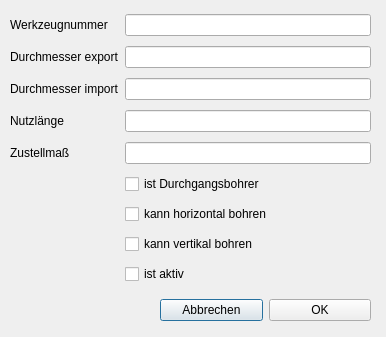
<?xml version="1.0" encoding="UTF-8"?>
<ui version="4.0">
 <class>Dialog_bohrer</class>
 <widget class="QDialog" name="Dialog_bohrer">
  <property name="geometry">
   <rect>
    <x>0</x>
    <y>0</y>
    <width>386</width>
    <height>337</height>
   </rect>
  </property>
  <property name="windowTitle">
   <string>Bohrer</string>
  </property>
  <property name="modal">
   <bool>true</bool>
  </property>
  <widget class="QWidget" name="layoutWidget">
   <property name="geometry">
    <rect>
     <x>10</x>
     <y>10</y>
     <width>361</width>
     <height>281</height>
    </rect>
   </property>
   <layout class="QGridLayout" name="gridLayout">
    <item row="6" column="1">
     <widget class="QCheckBox" name="checkBox_hori">
      <property name="text">
       <string>kann horizontal bohren</string>
      </property>
     </widget>
    </item>
    <item row="3" column="0">
     <widget class="QLabel" name="label_nutzlaenge">
      <property name="text">
       <string>&lt;html&gt;&lt;head/&gt;&lt;body&gt;&lt;p&gt;Nutzlänge&lt;/p&gt;&lt;/body&gt;&lt;/html&gt;</string>
      </property>
     </widget>
    </item>
    <item row="1" column="1">
     <widget class="QLineEdit" name="lineEdit_dm_real"/>
    </item>
    <item row="4" column="1">
     <widget class="QLineEdit" name="lineEdit_zustmass"/>
    </item>
    <item row="5" column="1">
     <widget class="QCheckBox" name="checkBox_istdubo">
      <property name="text">
       <string>ist Durchgangsbohrer</string>
      </property>
     </widget>
    </item>
    <item row="0" column="0">
     <widget class="QLabel" name="label_nr">
      <property name="text">
       <string>Werkzeugnummer</string>
      </property>
     </widget>
    </item>
    <item row="4" column="0">
     <widget class="QLabel" name="label_zustmass">
      <property name="text">
       <string>Zustellmaß</string>
      </property>
     </widget>
    </item>
    <item row="8" column="1">
     <widget class="QCheckBox" name="checkBox_ist_aktiv">
      <property name="text">
       <string>ist aktiv</string>
      </property>
     </widget>
    </item>
    <item row="2" column="0">
     <widget class="QLabel" name="label_dm_cad">
      <property name="text">
       <string>Durchmesser import</string>
      </property>
     </widget>
    </item>
    <item row="1" column="0">
     <widget class="QLabel" name="label_dm_real">
      <property name="text">
       <string>Durchmesser export</string>
      </property>
     </widget>
    </item>
    <item row="0" column="1">
     <widget class="QLineEdit" name="lineEdit_nr"/>
    </item>
    <item row="3" column="1">
     <widget class="QLineEdit" name="lineEdit_nutzlaenge"/>
    </item>
    <item row="2" column="1">
     <widget class="QLineEdit" name="lineEdit_dm_cad"/>
    </item>
    <item row="7" column="1">
     <widget class="QCheckBox" name="checkBox_verti">
      <property name="text">
       <string>kann vertikal bohren</string>
      </property>
     </widget>
    </item>
   </layout>
  </widget>
  <widget class="QWidget" name="layoutWidget">
   <property name="geometry">
    <rect>
     <x>160</x>
     <y>290</y>
     <width>211</width>
     <height>41</height>
    </rect>
   </property>
   <layout class="QHBoxLayout" name="horizontalLayout">
    <item>
     <widget class="QPushButton" name="pushButton_abbrechen">
      <property name="text">
       <string>Abbrechen</string>
      </property>
     </widget>
    </item>
    <item>
     <widget class="QPushButton" name="pushButton_ok">
      <property name="text">
       <string>OK</string>
      </property>
     </widget>
    </item>
   </layout>
  </widget>
 </widget>
 <tabstops>
  <tabstop>pushButton_ok</tabstop>
  <tabstop>lineEdit_nr</tabstop>
  <tabstop>lineEdit_dm_real</tabstop>
  <tabstop>lineEdit_dm_cad</tabstop>
  <tabstop>lineEdit_nutzlaenge</tabstop>
  <tabstop>lineEdit_zustmass</tabstop>
  <tabstop>pushButton_abbrechen</tabstop>
 </tabstops>
 <resources/>
 <connections/>
</ui>
